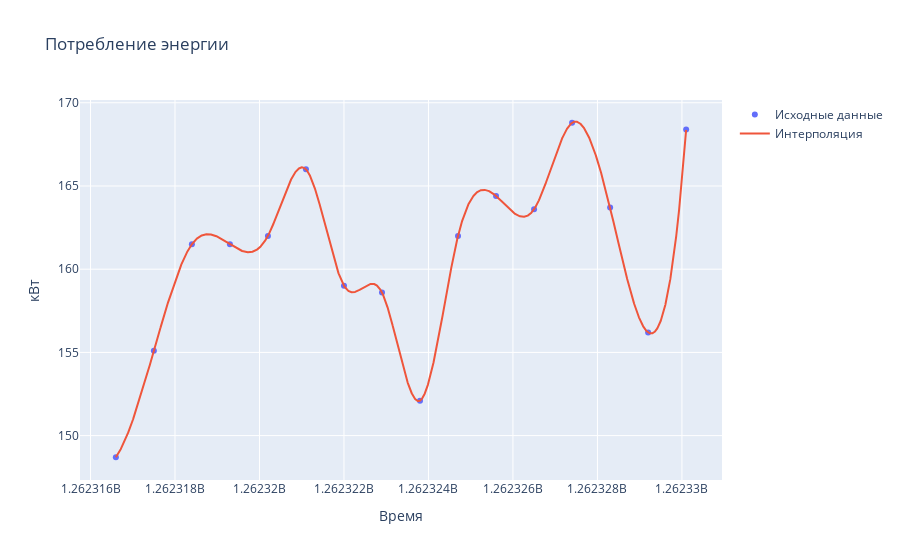

Notebook cell for this chart:
### Markdown cell above
### Кубический сплайн

### Code cell
from scipy.interpolate import CubicSpline
inter_f =  CubicSpline(x, y)

fig = go.Figure()

fig.add_trace(go.Scatter(
                    x=x,
                    y=y,
                    name='Исходные данные',
                    mode='markers')
)

fig.add_trace(go.Scatter(
                    x=x1,
                    y=inter_f(x1),
                    name='Интерполяция',
                    )
)

fig.update_layout(title='Потребление энергии',
                    xaxis_title='Время',
                    yaxis_title='кВт')
fig.show()

### Figure 1 — Plotly figure (JSON) as saved in the notebook; plotly's stock layout.template omitted (floating-point values rounded to 4 significant figures; data arrays with more than 128 entries replaced by an {"elided": "..."} marker saying what was removed)
{"data": [{"mode": "markers", "name": "Исходные данные", "type": "scatter", "x": [1262316600, 1262317500, 1262318400, 1262319300, 1262320200, 1262321100, 1262322000, 1262322900, 1262323800, 1262324700, 1262325600, 1262326500, 1262327400, 1262328300, 1262329200, 1262330100], "y": [148.7, 155.1, 161.5, 161.5, 162, 166, 159, 158.6, 152.1, 162, 164.4, 163.6, 168.8, 163.7, 156.2, 168.4]}, {"name": "Интерполяция", "type": "scatter", "x": {"elided": "13500 int values"}, "y": {"elided": "13500 float values"}}], "layout": {"title": {"text": "Потребление энергии"}, "xaxis": {"title": {"text": "Время"}}, "yaxis": {"title": {"text": "кВт"}}}}
